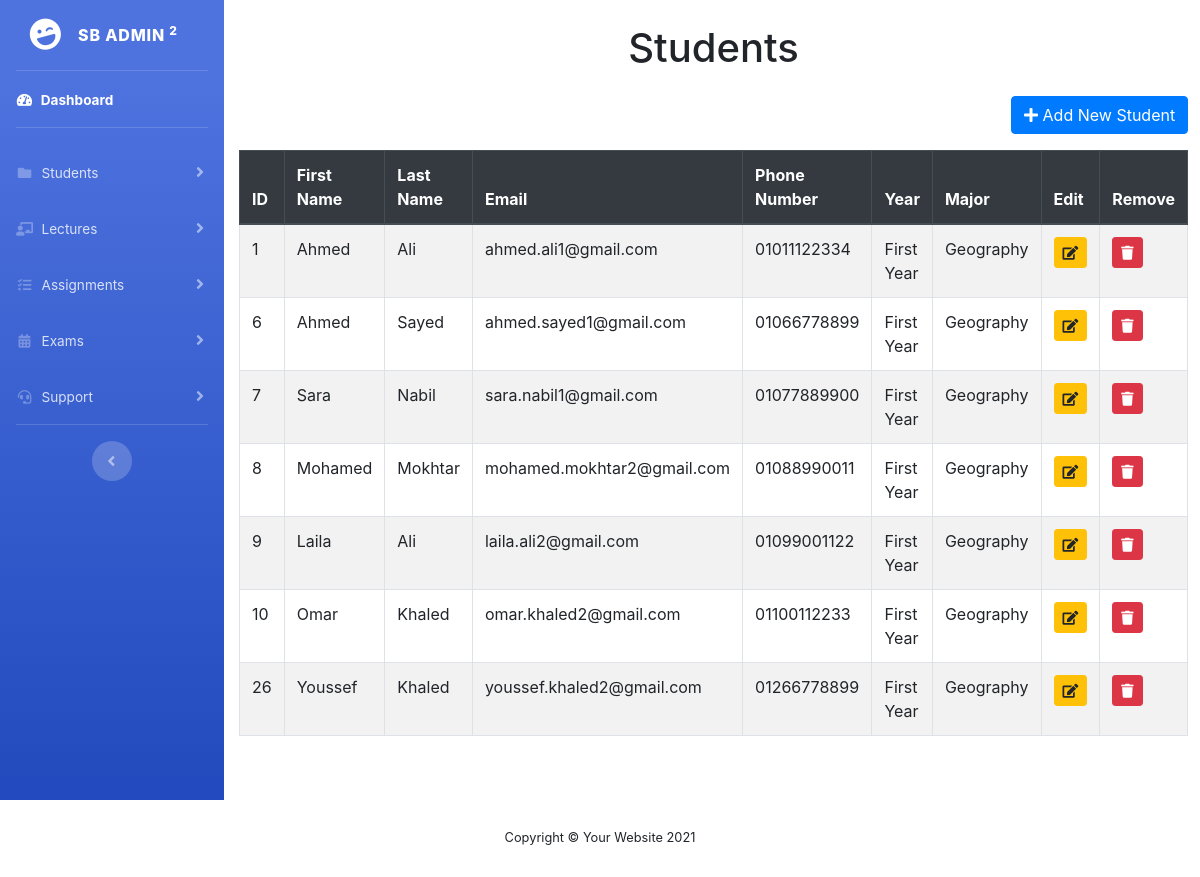
/admin/students_group.php?id=2, run on the app's committed database.
### tables this page shows
CREATE TABLE `students` (
  `student_id` int(11) NOT NULL,
  `first_name` varchar(100) NOT NULL,
  `last_name` varchar(100) NOT NULL,
  `email` varchar(255) NOT NULL,
  `password` varchar(255) NOT NULL,
  `phone_number` varchar(15) DEFAULT NULL,
  `course_id` int(11) DEFAULT NULL,
  `created_at` timestamp NOT NULL DEFAULT current_timestamp(),
  `updated_at` timestamp NOT NULL DEFAULT current_timestamp() ON UPDATE current_timestamp()
);

CREATE TABLE `courses` (
  `course_id` int(11) NOT NULL,
  `course_name` varchar(255) NOT NULL,
  `year` enum('First Year','Second Year','Third Year','Fourth Year') NOT NULL,
  `major` enum('Arabic Language','Geography','Chemistry','Physics','English Language','French Language','Science','Social Studies','Biology','Mathematics') NOT NULL,
  `lecture_times` varchar(255) DEFAULT NULL,
  `lecturer_name` varchar(255) DEFAULT 'Dr. Hashem Fathallah',
  `lecture_location` varchar(255) DEFAULT NULL
);

### admin/students_group.php (the view, shortened to what this page needs)
<?php
    $course_id = $_SESSION["id_students_group"];
    $conn = mysqli_connect("localhost", "root", "", "edumanage");
    $sql = "SELECT s.student_id, s.first_name, s.last_name, s.email, s.phone_number, c.year, c.major, c.course_id
            FROM students s
            JOIN courses c ON s.course_id = c.course_id
            WHERE s.course_id = '$course_id'";
    $result = mysqli_query($conn, $sql);
?>
<?php require_once("inc/header.php"); ?>
<?php require_once("inc/nav.php"); ?>
<!DOCTYPE html>
<html lang="en">
<head>
    <link href="https://stackpath.bootstrapcdn.com/bootstrap/4.5.2/css/bootstrap.min.css" rel="stylesheet">
</head>
<body>
    <div class="container mt-4">
        <h1 class="text-center mb-4">Students</h1>
        <div class="d-flex justify-content-end mb-3">
            <a href="add_student.php?id=<?= $course_id; ?>" class="btn btn-primary">
                <i class="fas fa-plus"></i> Add New Student
            </a>
        </div>
        <div class="table-responsive">
            <table class="table table-bordered table-striped table-hover">
                <thead class="thead-dark">
                    <tr>
                        <th>ID</th>
                        <th>First Name</th>
                        <th>Last Name</th>
                        <th>Email</th>
                        <th>Phone Number</th>
                        <th>Year</th>
                        <th>Major</th>
                        <th>Edit</th>
                        <th>Remove</th>
                    </tr>
                </thead>
                <tbody>
                    <?php if($result && mysqli_num_rows($result) > 0): ?>
                        <?php while($row = mysqli_fetch_assoc($result)): ?>
                    <tr>
                        <td><?= htmlspecialchars($row["student_id"]); ?></td>
                        <td><?= htmlspecialchars($row["first_name"]); ?></td>
                        <td><?= htmlspecialchars($row["last_name"]); ?></td>
                        <td><?= htmlspecialchars($row["email"]); ?></td>
                        <td><?= htmlspecialchars($row["phone_number"]); ?></td>
                        <td><?= htmlspecialchars($row["year"]); ?></td>
                        <td><?= htmlspecialchars($row["major"]); ?></td>
                        <td>
                            <a href="edit_student.php?id=<?= $row["student_id"] ?>" class="btn btn-warning btn-sm">
                                <i class="fas fa-edit"></i>
                            </a>
                        </td>
                        <td>
                            <a href="handlers/delete_student.php?id=<?= $row["student_id"] ?>" class="btn btn-danger btn-sm" onclick="return confirm('Are you sure you want to delete this item?');">
                                <i class="fas fa-trash"></i>
                            </a>
                        </td>
                    </tr>
                    <?php endwhile; ?>
                    <?php else: ?>
                        <tr>
                            <td colspan="9" class="text-center">No students found.</td>
                        </tr>
                    <?php endif; ?>
                </tbody>
            </table>
        </div>
    </div>
    </div>
</body>
</html>
<?php require_once("inc/footer.php"); ?>

### admin/inc/header.php (shortened to what this page needs)
<!DOCTYPE html>
<html lang="en">
<head>
    <link href="vendor/fontawesome-free/css/all.min.css" rel="stylesheet" type="text/css">
    <link href="css/sb-admin-2.min.css" rel="stylesheet">
    <link href='https://unpkg.com/boxicons/css/boxicons.min.css' rel='stylesheet'>
</head>
<body id="page-top">
    <div id="wrapper">

### admin/inc/nav.php (shortened to what this page needs)
<ul class="navbar-nav bg-gradient-primary sidebar sidebar-dark accordion" id="accordionSidebar">
    <a class="sidebar-brand d-flex align-items-center justify-content-center" href="index.html">
        <div class="sidebar-brand-icon rotate-n-15">
            <i class="fas fa-laugh-wink"></i>
        </div>
        <div class="sidebar-brand-text mx-3">SB Admin <sup>2</sup></div>
    </a>
    <hr class="sidebar-divider my-0">
    <li class="nav-item active">
        <a class="nav-link" href="index.php">
            <i class="fas fa-fw fa-tachometer-alt"></i>
            <span>Dashboard</span>
        </a>
    </li>
    <hr class="sidebar-divider">
    <li class="nav-item">
        <a class="nav-link collapsed" href="#" data-toggle="collapse" data-target="#collapsePages" aria-expanded="true" aria-controls="collapsePages">
            <i class="fas fa-fw fa-folder"></i>
            <span>Students</span>
        </a>
    </li>
    <li class="nav-item">
    <a class="nav-link collapsed" href="#" data-toggle="collapse" data-target="#collapseLectures" aria-expanded="true" aria-controls="collapseLectures">
        <i class="fas fa-fw fa-chalkboard-teacher"></i>
        <span>Lectures</span>
    </a>
</li>
    <li class="nav-item">
    <a class="nav-link collapsed" href="#" data-toggle="collapse" data-target="#collapseAssignments" aria-expanded="true" aria-controls="collapseAssignments">
        <i class="fas fa-fw fa-tasks"></i>
        <span>Assignments</span>
    </a>
</li>
<li class="nav-item">
                <a class="nav-link collapsed" href="#" data-toggle="collapse" data-target="#collapseExams" aria-expanded="true" aria-controls="collapseExams">
                    <i class="fas fa-fw fa-calendar-alt"></i>
                    <span>Exams</span>
                </a>
            </li>
<li class="nav-item">
    <a class="nav-link collapsed" href="#" data-toggle="collapse" data-target="#collapseSupport" aria-expanded="true" aria-controls="collapseSupport">
        <i class="fas fa-fw fa-headset"></i>
        <span>Support</span>
    </a>
</li>
    <hr class="sidebar-divider d-none d-md-block">
    <div class="text-center d-none d-md-inline">
        <button class="rounded-circle border-0" id="sidebarToggle"></button>
    </div>
</ul>

### admin/inc/footer.php (shortened to what this page needs)
            <footer class="sticky-footer bg-white">
                <div class="container my-auto">
                    <div class="copyright text-center my-auto">
                        <span>Copyright &copy; Your Website 2021</span>
                    </div>
                </div>
            </footer>
</body>
</html>

### data on the page
students: student_id "1", first_name "Ahmed", last_name "Ali", email "ahmed.ali1@gmail.com", phone_number "01011122334", course.year "First Year", course.major "Geography"
students: student_id "6", first_name "Ahmed", last_name "Sayed", email "ahmed.sayed1@gmail.com", phone_number "01066778899", course.year "First Year", course.major "Geography"
students: student_id "7", first_name "Sara", last_name "Nabil", email "sara.nabil1@gmail.com", phone_number "01077889900", course.year "First Year", course.major "Geography"
students: student_id "8", first_name "Mohamed", last_name "Mokhtar", email "mohamed.mokhtar2@gmail.com", phone_number "01088990011", course.year "First Year", course.major "Geography"
students: student_id "9", first_name "Laila", last_name "Ali", email "laila.ali2@gmail.com", phone_number "01099001122", course.year "First Year", course.major "Geography"
students: student_id "10", first_name "Omar", last_name "Khaled", email "omar.khaled2@gmail.com", phone_number "01100112233", course.year "First Year", course.major "Geography"
students: student_id "26", first_name "Youssef", last_name "Khaled", email "youssef.khaled2@gmail.com", phone_number "01266778899", course.year "First Year", course.major "Geography"
